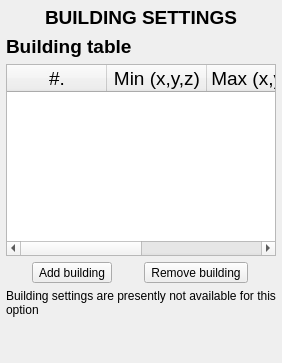
         <widget class="QWidget" name="CA_BuildingsAdd">
          <layout class="QVBoxLayout" name="verticalLayout_9">
           <property name="leftMargin">
            <number>6</number>
           </property>
           <property name="topMargin">
            <number>6</number>
           </property>
           <property name="rightMargin">
            <number>6</number>
           </property>
           <property name="bottomMargin">
            <number>6</number>
           </property>
           <item>
            <widget class="QLabel" name="Lbl_CA_H1">
             <property name="font">
              <font>
               <pointsize>14</pointsize>
              </font>
             </property>
             <property name="text">
              <string>&lt;html&gt;&lt;head/&gt;&lt;body&gt;&lt;p&gt;&lt;span style=&quot; font-weight:600;&quot;&gt;BUILDING SETTINGS&lt;/span&gt;&lt;/p&gt;&lt;/body&gt;&lt;/html&gt;</string>
             </property>
             <property name="alignment">
              <set>Qt::AlignCenter</set>
             </property>
            </widget>
           </item>
           <item>
            <widget class="QLabel" name="Lbl_CA_Building">
             <property name="font">
              <font>
               <pointsize>14</pointsize>
               <weight>75</weight>
               <bold>true</bold>
              </font>
             </property>
             <property name="focusPolicy">
              <enum>Qt::ClickFocus</enum>
             </property>
             <property name="text">
              <string>&lt;html&gt;&lt;head/&gt;&lt;body&gt;&lt;p&gt;Building table&lt;/p&gt;&lt;/body&gt;&lt;/html&gt;</string>
             </property>
            </widget>
           </item>
           <item>
            <widget class="QTableWidget" name="Tbl_CA_Building">
             <property name="font">
              <font>
               <pointsize>14</pointsize>
              </font>
             </property>
             <column>
              <property name="text">
               <string>#.</string>
              </property>
             </column>
             <column>
              <property name="text">
               <string>Min (x,y,z)</string>
              </property>
             </column>
             <column>
              <property name="text">
               <string>Max (x,y,z)</string>
              </property>
             </column>
             <column>
              <property name="text">
               <string>Height</string>
              </property>
             </column>
            </widget>
           </item>
           <item>
            <layout class="QHBoxLayout" name="HLY_CA_AddBuild">
             <item>
              <widget class="QToolButton" name="Btn_CA_AddBuild">
               <property name="text">
                <string>Add building</string>
               </property>
              </widget>
             </item>
             <item>
              <widget class="QToolButton" name="Btn_CA_RemBuild">
               <property name="text">
                <string>Remove building</string>
               </property>
              </widget>
             </item>
            </layout>
           </item>
           <item>
            <widget class="QLabel" name="Lbl_CA_Notice">
             <property name="text">
              <string>Building settings are presently not available for this 
option</string>
             </property>
            </widget>
           </item>
           <item>
            <spacer name="VSP_CA_01">
             <property name="orientation">
              <enum>Qt::Vertical</enum>
             </property>
             <property name="sizeHint" stdset="0">
              <size>
               <width>20</width>
               <height>40</height>
              </size>
             </property>
            </spacer>
           </item>
          </layout>
         </widget>
